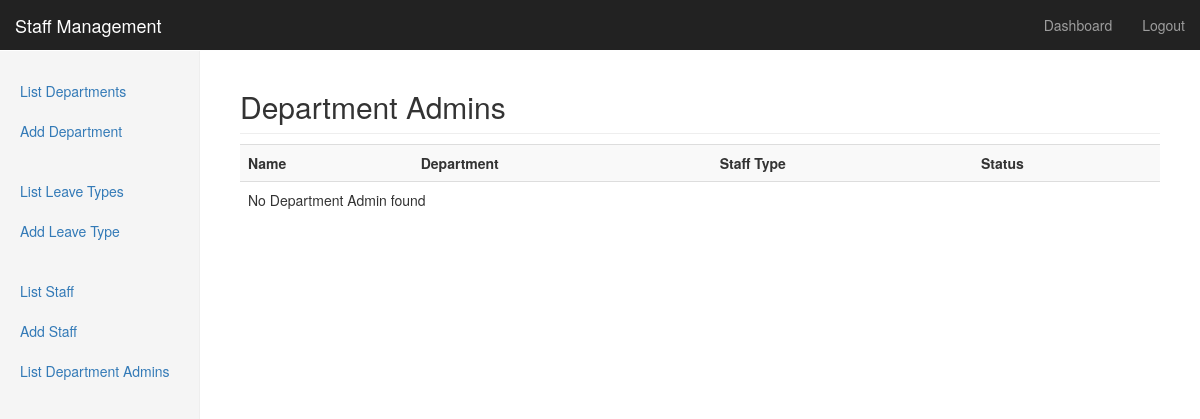
Before: /list_department_admins.php (signed in) with the older database file.
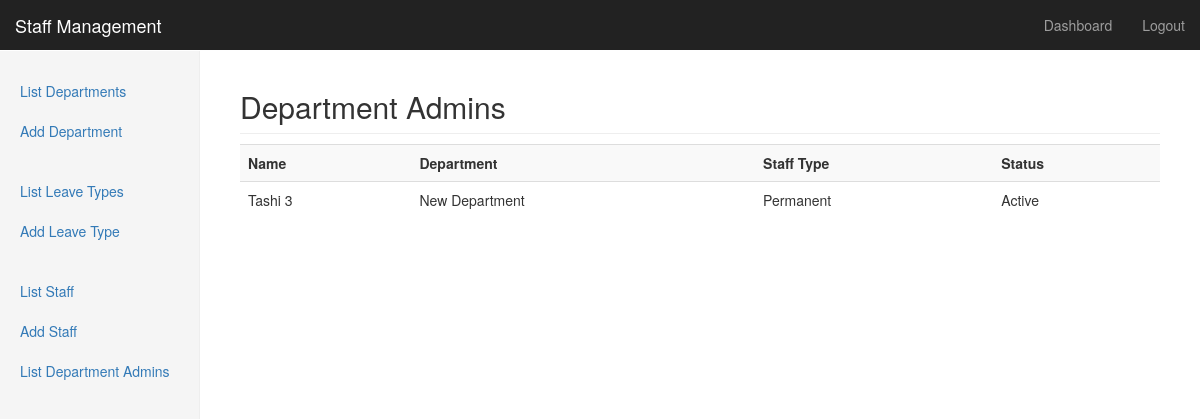
After: the same page with the newer database file.
### tables this page shows
CREATE TABLE IF NOT EXISTS `users` (
  `id` int(8) NOT NULL AUTO_INCREMENT,
  `name` varchar(64) NOT NULL,
  `department_id` int(8) NOT NULL,
  `username` varchar(128) NOT NULL,
  `password` varchar(40) NOT NULL,
  `salt` varchar(50) DEFAULT NULL,
  `hash` varchar(50) DEFAULT NULL,
  `type` int(11) DEFAULT NULL COMMENT '1 => Admin, 2 => Department Admin, 3 => Staff',
  `staff_type` int(2) NOT NULL DEFAULT '1' COMMENT '1 => Permanent, 2 => Contractual',
  `created` int(32) NOT NULL,
  `status` int(2) DEFAULT '1' COMMENT '1 => Active, 2 => Inactive',
  `gender` int(2) NOT NULL COMMENT '1 is male and 2 is female',
  `dob` varchar(20) NOT NULL,
  `doj` varchar(20) NOT NULL,
  `description` text NOT NULL,
  PRIMARY KEY (`id`)
);

### classes/class.db.php (called while the page is built, shortened)
<?php
class database {
    public $resource;
    public $num_rows = null;
    public $valid_resource = false;
    function __construct() {
	return $this;
    }
    function select($table = '', $conditions = '', $count = false) {
	$return = array();
	if (trim($table) != '') {
	    if (trim($conditions) == '') {
		$conditions = ' 1 = 1';
	    }
	    if ($count) {
		$sql = "SELECT count(*) as count_rows FROM $table WHERE $conditions;";
	    } else {
		$sql = "SELECT * FROM $table WHERE $conditions;";
	    }
	    $this->query($sql);
	    if ($this->valid_resource && ($this->num_rows > 0)) {
		return true;
	    } else {
		return false;
	    }
	} else {
	    return false;
	}
	return $return;
    }
    function query($sql = '', $type = 'select') {
	if (trim($sql) != '') {
	    $this->resource = mysql_query($sql);
	    $this->valid_resource = true;
	    return $this->valid_resource;
	} else {
	    return false;
	}
    }
    function get_results() {
	$result = array();
	while ($row = mysql_fetch_array($this->resource)) {
	    $result[] = $row;
	}
	return $result;
    }
    function set_number_of_results() {
	$this->num_rows = mysql_num_rows($this->resource);
    }
}

### classes/class.user.php (called while the page is built, shortened)
<?php
class user {
    public $db;
    public $table = 'users';
    function __construct($db) {
	$this->db = $db;
    }
    function get_department_admins() {
	return $this->get_users(2);
    }
    private function get_users($type = 3, $conditions = '', $count = false) {
	if (trim($conditions) == '') {
	    $conditions = "type=$type";
	}
	if ($this->db->select($this->table, $conditions, $count)) {
	    return $this->db->get_results();
	} else {
	    return false;
	}
    }
    function get_staff_types() {
	return array(1 => 'Permanent', 2 => 'Contractual');
    }
    function get_staff_status() {
	return array(1 => 'Active', 2 => 'Inactive');
    }
}

### classes/class.department.php (called while the page is built, shortened)
<?php
class department {
    public $db;
    public $table = 'departments';
    function __construct($db) {
	$this->db = $db;
    }
    function get_departments() {
	if ($this->db->select($this->table)) {
	    return $this->db->get_results();
	} else {
	    return false;
	}
    }
    function get_departments_list() {
	$_departments = $this->get_departments();
	if (is_array($_departments) && count($_departments)) {
	    $departments = array();
	    foreach ($_departments as $_department) {
		$departments[$_department['id']] = $_department['name'];
	    }
	    return $departments;
	} else {
	    return false;
	}
    }
}

### list_department_admins.php (the view, shortened to what this page needs)
<?php
require_once 'classes/class.db.php';
require_once 'classes/class.user.php';
require_once 'classes/class.department.php';
$db = new database;
$user = new user($db);
$dept = new department($db);
$staff = $user->get_department_admins();
$departments = $dept->get_departments_list();
$staff_type = $user->get_staff_types();
$status = $user->get_staff_status();
?>
<!DOCTYPE html>
<html lang="en">
    <head>
        <link href="css/bootstrap.min.css" rel="stylesheet">
        <link href="css/dashboard.css" rel="stylesheet">
    </head>
    <body>
        <?php
        include_once 'nav.php';
        ?>
        <div class="container-fluid">
            <div class="row">
                <?php
                include_once 'sidebar.php';
                ?>
                <div class="col-sm-9 col-sm-offset-3 col-md-10 col-md-offset-2 main">
                    <h2 class="sub-header">Department Admins</h2>
                    <div class="table-responsive">
                        <table class="table table-striped">
                            <tr>
                                <th>Name</th>
                                <th>Department</th>
                                <th>Staff Type</th>
                                <th>Status</th>
                            </tr>
                            <?php
                            if (is_array($staff) && count($staff)) {
                                foreach ($staff as $_staff) {
                                    echo "<tr>";
					echo "<td>{$_staff['name']}</td>";
					echo "<td>{$departments[$_staff['department_id']]}</td>";
					echo "<td>{$staff_type[$_staff['staff_type']]}</td>";
					echo "<td>{$status[$_staff['status']]}</td>";
                                    echo "</tr>";
                                }
                            } else {
                                ?>
                                <tr><td colspan="4">No Department Admin found</td></tr>
                                <?php
                            }
                            ?>
                        </table>
                    </div>
                </div>
            </div>
        </div>
    </body>
</html>

Changed rows visible on the page:
added users: name "Tashi 3", department "New Department", staff_type "Permanent", status "Active"
Other visible differences:
text no longer shown: "No Department Admin found"
